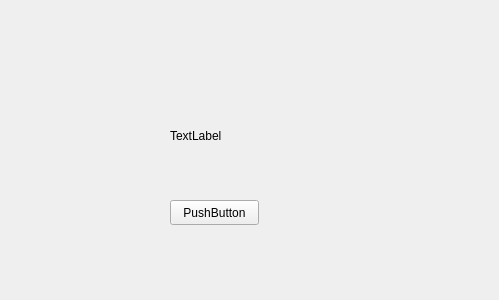
<?xml version="1.0" encoding="UTF-8"?>
<ui version="4.0">
 <class>Widget</class>
 <widget class="QWidget" name="Widget">
  <property name="geometry">
   <rect>
    <x>0</x>
    <y>0</y>
    <width>499</width>
    <height>300</height>
   </rect>
  </property>
  <property name="maximumSize">
   <size>
    <width>499</width>
    <height>499</height>
   </size>
  </property>
  <property name="windowTitle">
   <string>Widget</string>
  </property>
  <widget class="Mylabel" name="label">
   <property name="geometry">
    <rect>
     <x>170</x>
     <y>70</y>
     <width>161</width>
     <height>131</height>
    </rect>
   </property>
   <property name="text">
    <string>TextLabel</string>
   </property>
   <property name="scaledContents">
    <bool>true</bool>
   </property>
  </widget>
  <widget class="QPushButton" name="pushButton">
   <property name="geometry">
    <rect>
     <x>170</x>
     <y>200</y>
     <width>89</width>
     <height>25</height>
    </rect>
   </property>
   <property name="text">
    <string>PushButton</string>
   </property>
  </widget>
 </widget>
 <layoutdefault spacing="6" margin="11"/>
 <customwidgets>
  <customwidget>
   <class>Mylabel</class>
   <extends>QLabel</extends>
   <header location="global">mylabel.h</header>
  </customwidget>
 </customwidgets>
 <resources/>
 <connections/>
</ui>
